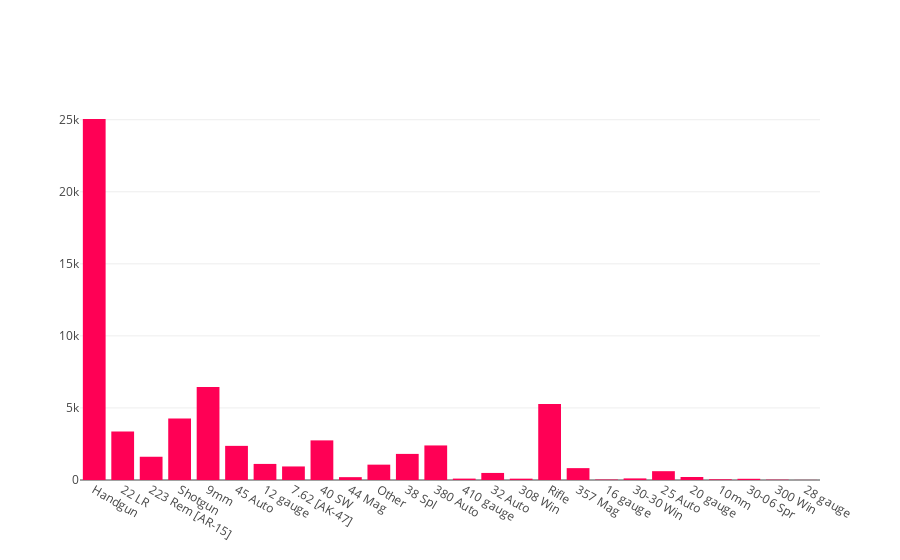

The notebook cell this image was saved under:
### Markdown cell above
### Guns used in the shootings

### Code cell
d = [go.Bar(x=list(labels),y=list(values),marker=dict(color='#ff0055'))]
iplot(go.Figure(data=d))

### Figure 1 — Plotly figure (JSON) as saved in the notebook; plotly's stock layout.template omitted (floating-point values rounded to 4 significant figures)
{"data": [{"type": "bar", "x": ["Handgun", "22 LR", "223 Rem [AR-15]", "Shotgun", "9mm", "45 Auto", "12 gauge", "7.62 [AK-47]", "40 SW", "44 Mag", "Other", "38 Spl", "380 Auto", "410 gauge", "32 Auto", "308 Win", "Rifle", "357 Mag", "16 gauge", "30-30 Win", "25 Auto", "20 gauge", "10mm", "30-06 Spr", "300 Win", "28 gauge"], "y": [25050, 3358, 1613, 4271, 6461, 2368, 1116, 940, 2749, 198, 1065, 1811, 2398, 97, 490, 93, 5271, 824, 33, 110, 612, 207, 50, 84, 23, 6], "marker": {"color": "#ff0055"}}], "layout": {}}
